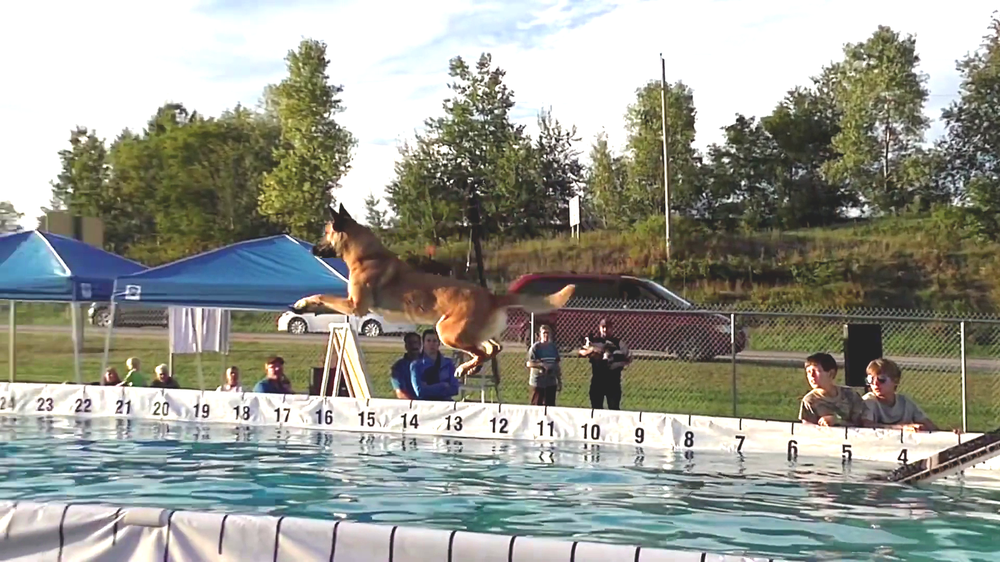
#> input picture dog-pose-2kpt/images/train/custom_frame_002173_bright.png, 1000 x 562 px, shrunk from 1920 x 1080 before the run; its folder holds only this picture in this run
$ python build_clahe_dataset.py
#> lines starting #> are read from the running program, lines starting #| are printed output that depends on the picture
#> in process_split, img is the input picture: shape (562, 1000, 3); mean B, G, R 144.4, 153.8, 152.2
import os
import cv2
import shutil
from pathlib import Path

# Paths
SRC_DATASET = Path(r"I:\Capstone\Dog-Diving-Scoring\dog-pose-2kpt")
DST_DATASET = Path(r"I:\Capstone\Dog-Diving-Scoring\dog-pose-2kpt-clahe")

def apply_clahe(img, clip_limit=2.5, tile_grid_size=(8, 8)):
#> called with clip_limit = 2.5, tile_grid_size = (8, 8)
    lab = cv2.cvtColor(img, cv2.COLOR_BGR2LAB)
#> lab: shape (562, 1000, 3); mean of channels 0, 1, 2 158.3, 126.3, 133.3
    l, a, b = cv2.split(lab)
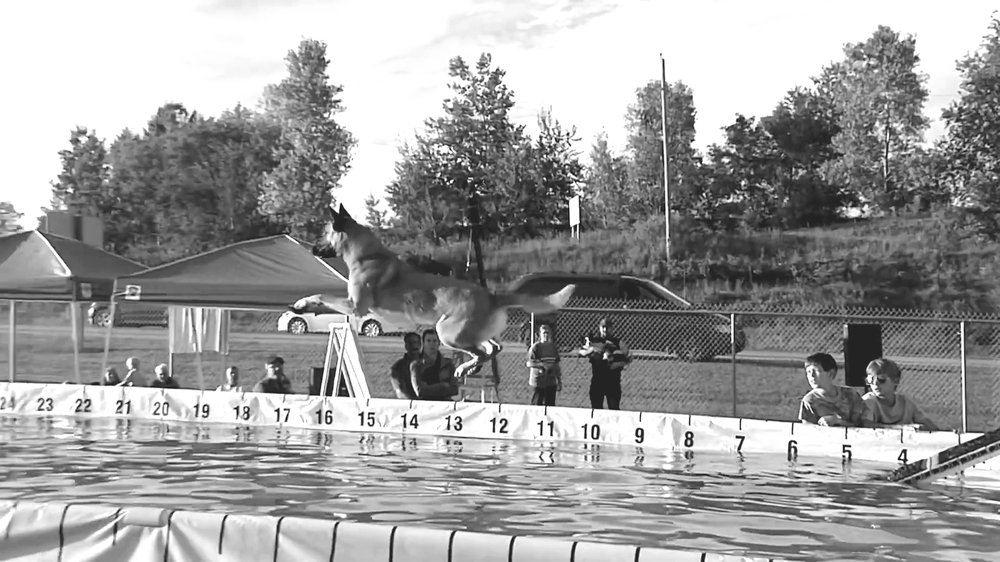
#> l: shape (562, 1000); min 10, max 255, mean 158.3
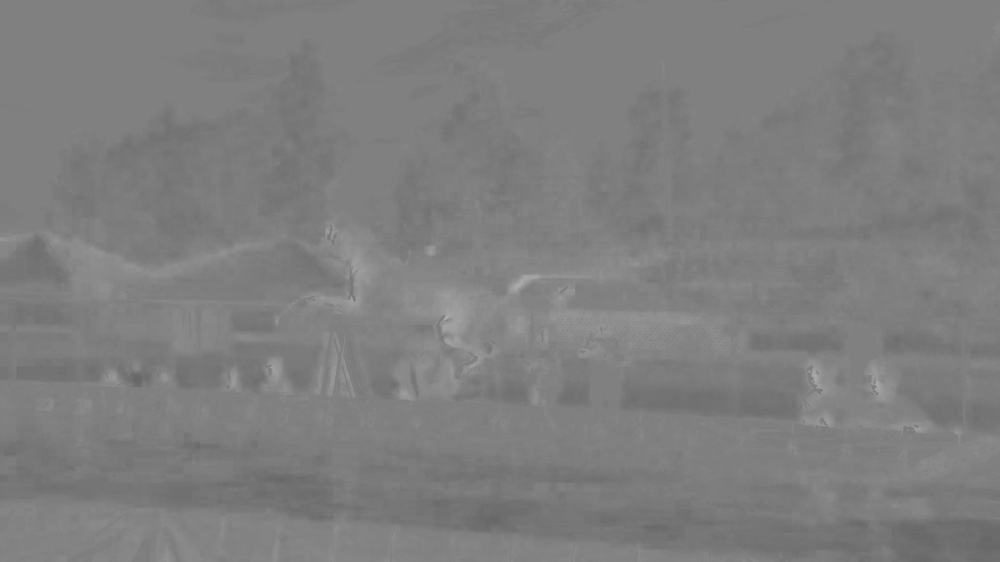
#> a: shape (562, 1000); min 103, max 173, mean 126.3
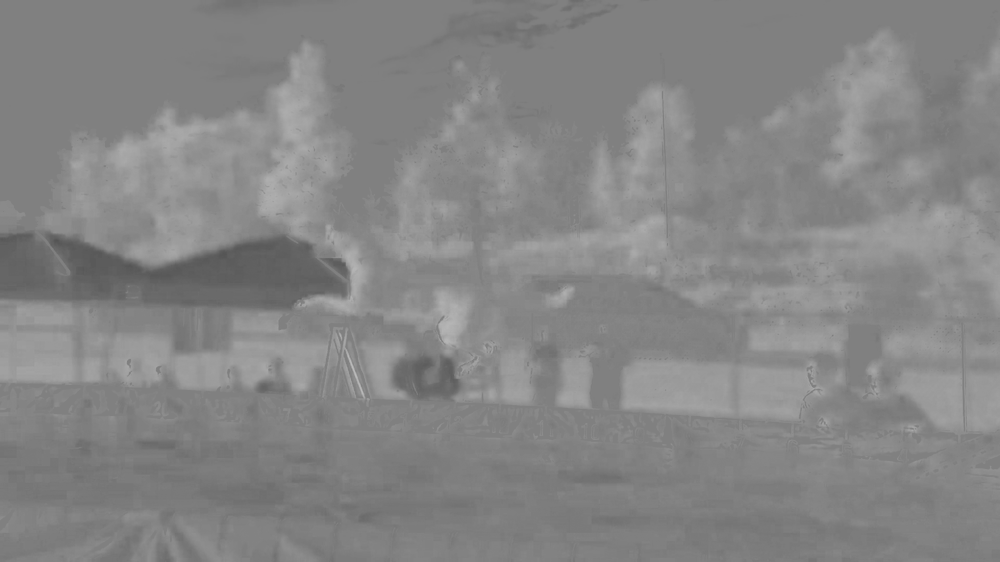
#> b: shape (562, 1000); min 84, max 188, mean 133.3
    clahe = cv2.createCLAHE(clipLimit=clip_limit, tileGridSize=tile_grid_size)
    l_enhanced = clahe.apply(l)
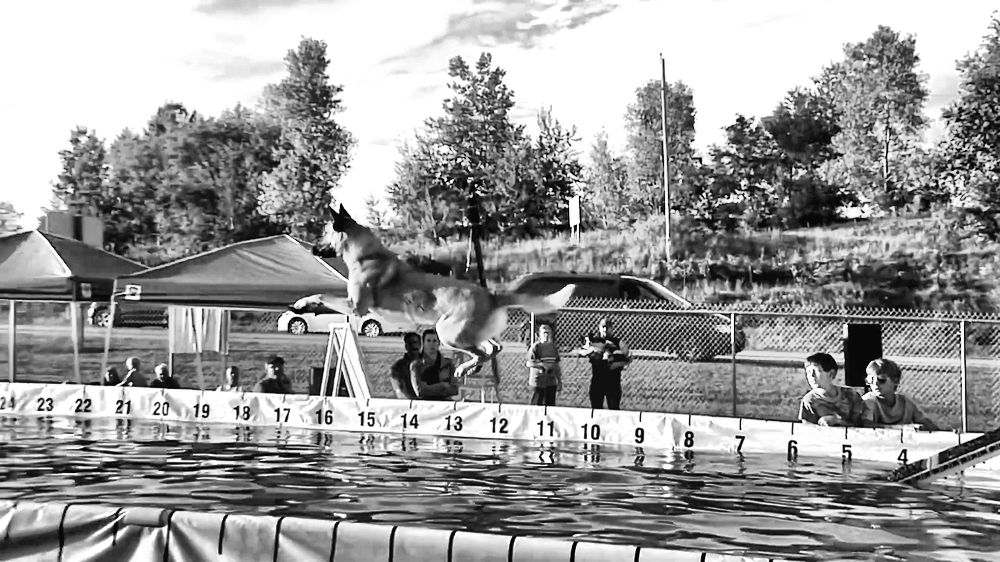
#> l_enhanced: shape (562, 1000); min 1, max 255, mean 154.3
    return cv2.cvtColor(cv2.merge((l_enhanced, a, b)), cv2.COLOR_LAB2BGR)
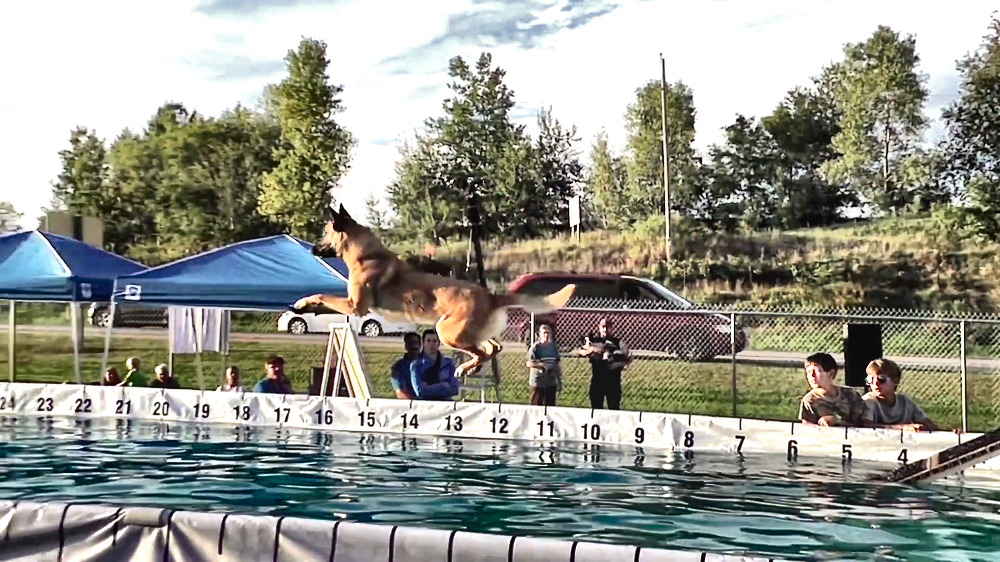
#> returned value: shape (562, 1000, 3); mean B, G, R 140.9, 150.7, 149.2

def process_split(split):
    src_img_dir = SRC_DATASET / "images" / split
    dst_img_dir = DST_DATASET / "images" / split
    dst_img_dir.mkdir(parents=True, exist_ok=True)

    img_files = list(src_img_dir.glob("*.jpg")) + list(src_img_dir.glob("*.png"))
    total = len(img_files)
    print(f"[*] Processing CLAHE for {split} split ({total} images)...")

    for idx, img_path in enumerate(img_files):
        img = cv2.imread(str(img_path))
        if img is None:
            continue

        # Apply CLAHE
        enhanced = apply_clahe(img)

        # Save to new dataset
        cv2.imwrite(str(dst_img_dir / img_path.name), enhanced)

        if (idx + 1) % 500 == 0 or idx == total - 1:
            print(f"  Processed {idx + 1}/{total} images...", end="\r")
    print(f"\n[+] Finished {split} images.")

def main():
    print("[*] Creating CLAHE-Enhanced Dataset...")

    # Process images for train and val
    for split in ["train", "val"]:
        process_split(split)
#> pass 2 of the loop in main, `for split in ["train", "val"]:`:
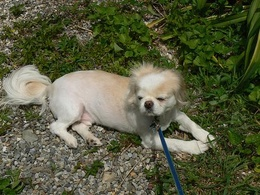
#> input picture dog-pose-2kpt/images/val/n02086079_16693.jpg, 260 x 195 px, shrunk from 500 x 375 before the run
#> in process_split, img is the input picture: shape (195, 260, 3); mean B, G, R 63.5, 90.6, 87.1
#> lab: shape (195, 260, 3); mean of channels 0, 1, 2 93.6, 121.7, 143
#> l: shape (195, 260)
#> a: shape (195, 260)
#> b: shape (195, 260)
#> in apply_clahe (call 2), `l_enhanced = clahe.apply(l)`:
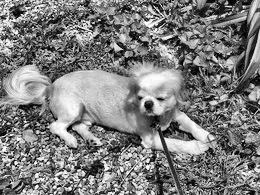
#> l_enhanced: shape (195, 260); min 1, max 255, mean 125.6
#> in apply_clahe (call 2), `return cv2.cvtColor(cv2.merge((l_enhanced, a, b)), cv2.COLOR_LAB2BGR)`:
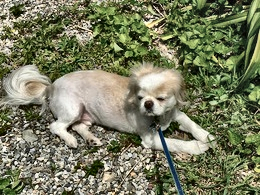
#> returned value: shape (195, 260, 3); mean B, G, R 94.4, 122.4, 119

    # Copy labels directly (coordinates do not change)
    print("[*] Copying label text files...")
    src_lbl_dir = SRC_DATASET / "labels"
    dst_lbl_dir = DST_DATASET / "labels"

    if dst_lbl_dir.exists():
        shutil.rmtree(dst_lbl_dir)
    shutil.copytree(src_lbl_dir, dst_lbl_dir)

    # Remove old .cache files so YOLO generates fresh ones
    for cache in dst_lbl_dir.glob("*.cache"):
        os.remove(cache)
        print(f"[+] Removed old cache: {cache.name}")

    # Generate new dataset YAML
    yaml_content = f"""path: {DST_DATASET.as_posix()}
train: images/train
val: images/val

kpt_shape: [2, 3]

names:
  0: dog
"""
    yaml_path = DST_DATASET / "dog-pose-2kpt-clahe.yaml"
    with open(yaml_path, "w") as f:
        f.write(yaml_content)

    print(f"\n[+] CLAHE Dataset created successfully at: {DST_DATASET}")
    print(f"[+] Config YAML written to: {yaml_path}")

if __name__ == "__main__":
    main()
